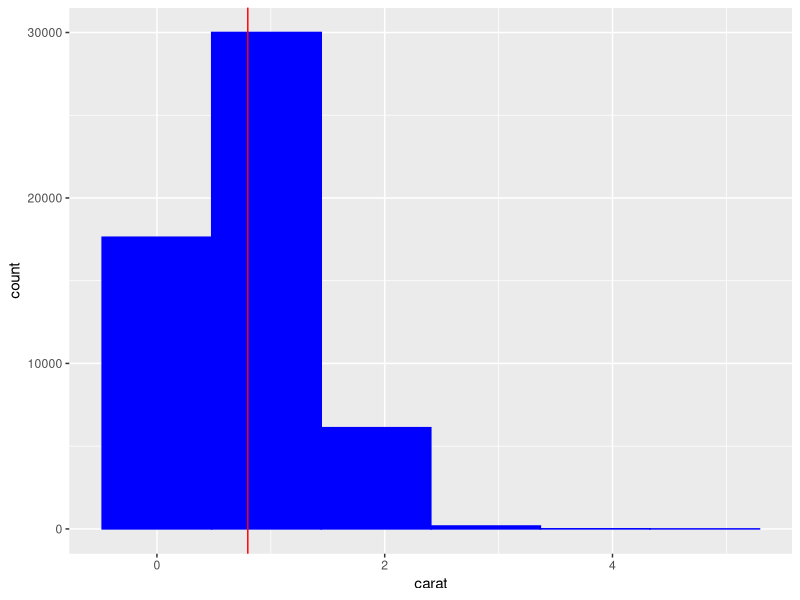
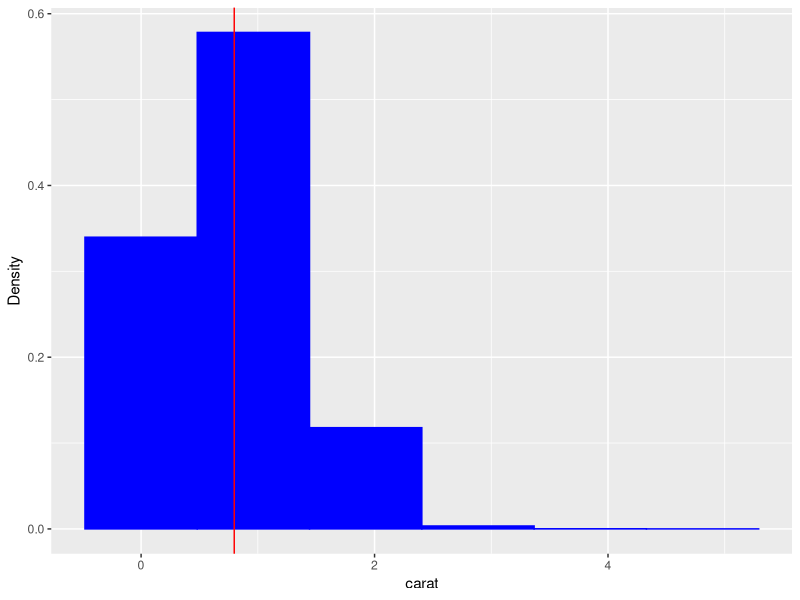
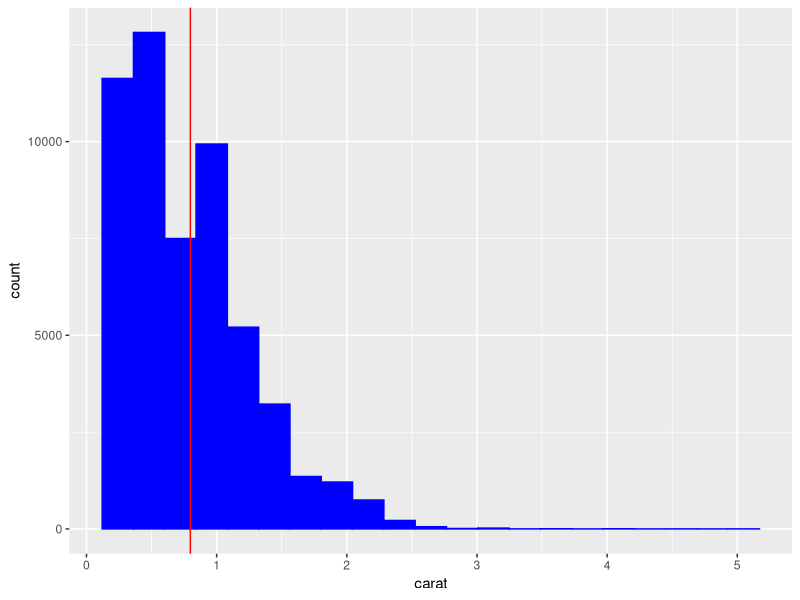
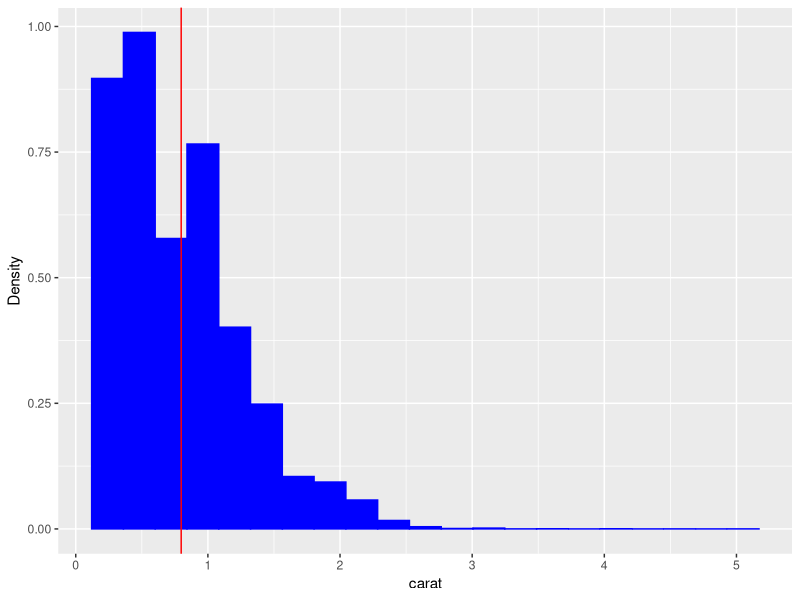
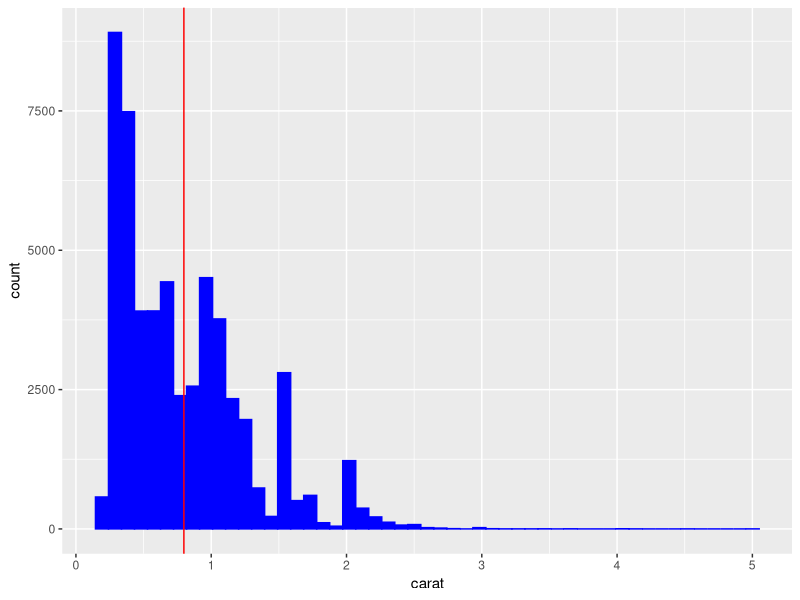
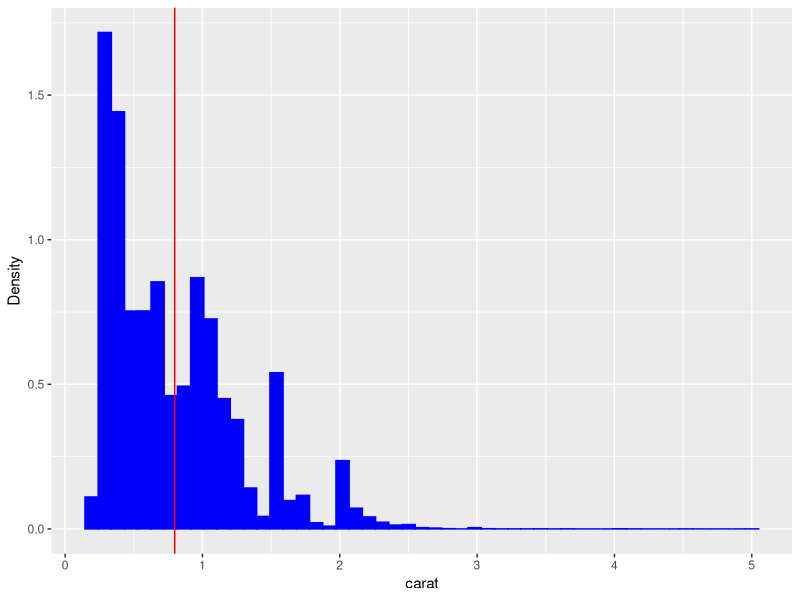
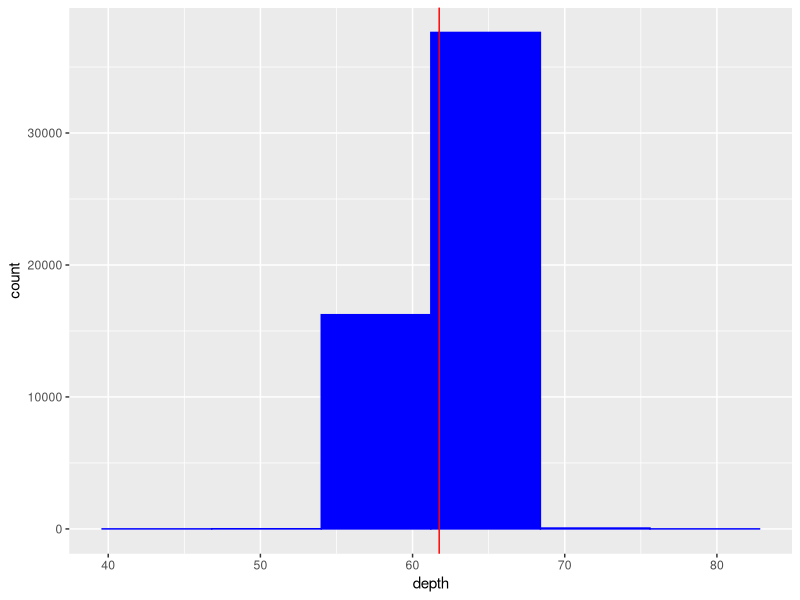
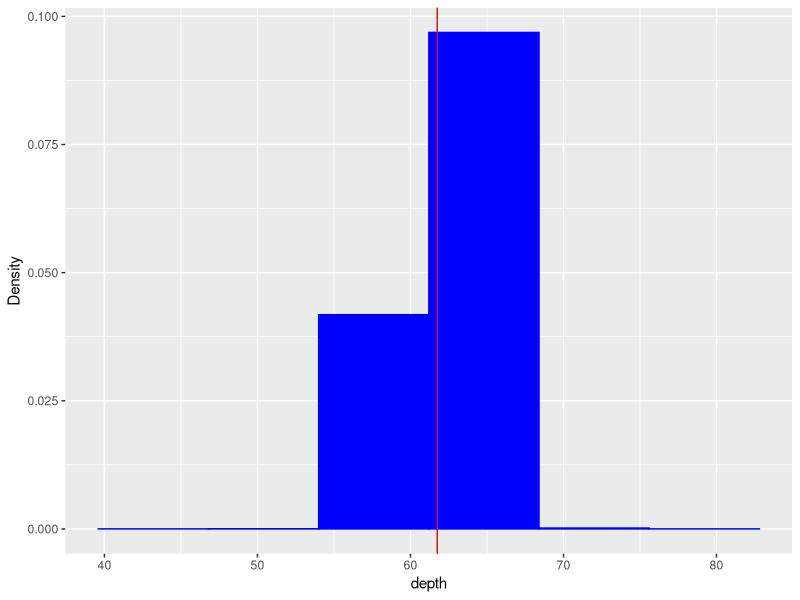

R code for these plots, in order:
## ---- chunk 1
require(grid)
require(ggplot2)
explore <- function(dataframe,bin_sizes,threshold){ #Define a function named explore with  input parameters: dataframe, bin_sizes, and threshold. Bin_sizes is the vector of sizes for the histograms. Threshold is the upper limit for the correlation coefficients. 

  varnum <- dataframe[which(lapply(dataframe, is.numeric) == TRUE)] #Define a function varnum which extract all of the numeric columns from dataframe

  varfactor <- dataframe[which(lapply(dataframe, is.factor) == TRUE)] #initial a data frame which contains all of the factor columns from dataframe

  varlog <- dataframe[which(lapply(dataframe,is.logical)==TRUE)] #Define a function varlog which extract all of the factor columns from dataframe

#question 1
if (length(varnum) > 0){ #if there are numeric columns
  for (i in 1:length(varnum)){ #for loop, go through each column in the data frame
    for (bins in 1:length(bin_sizes)){ #for loop, through each bin size in the vector
      num_bins <- (max(varnum[[i]])-min(varnum[[i]]))/bin_sizes[bins] #the number of bins based on the bin size from bin_sizes
      col_mean <- mean(varnum[[i]]) #the mean of the ith numeric column
      Num_Plot <- ggplot(varnum, aes(x=varnum[[i]]), environment=environment()) #sets varnum to be the data frame for ggplot and sets the ith column to be the x aesthetic and uses the environment parameter to work on the scoping issue.
      #Num_Plot <- Num_Plot + geom_histogram(colour='blue', fill='blue', binwidth=numbins) + labs(x=names(varnum)[[i]]) + geom_vline(xintercept=col_mean, colour='red') 
      # SW: you refer to numbins, but you define an object called num_bins. you
      # would have caught this had you tested your code.
      Num_Plot <- Num_Plot + geom_histogram(colour='blue', fill='blue', binwidth=num_bins) + labs(x=names(varnum)[[i]]) + geom_vline(xintercept=col_mean, colour='red') 
      #define the histogram. The color of the bars is made to be blue and the binwidth is made to num_bins. The label for the x axis is made to be the name of the ith numeric column. A red vertical line for the mean is added.
      print(Num_Plot) #print the histogram
      print(Num_Plot + aes(y=..density..) + labs(y="Density")) #define y aesthetic to be density and define the label of the y axis to be Density. The histogram using density is printed for each numeric column
      }
    }
  }
#question 2
if (length(varfactor) > 0){ #if there are factor columns
for (i in 1:length(varfactor)){ #for loop, throught each factor column in the data frame
  bargraph <- ggplot(varfactor,aes(x=varfactor[[i]]), environment=environment()) #draw graph about varfactor and define the ith column to be the x aesthetic and uses the environment parameter to work on the scoping issue.
  bargraph <- bargraph + geom_bar(colour="gray",fill="gray") #draw the bar graph and define the color as gray
  bargraph <- bargraph + labs(x = names(varfactor)[[i]]) #define the label of the x axis to be the name of the ith column
  print(bargraph) #print the bargraph for each factor column
}
}

if (length(varlog) > 0){ #if there are binary columns
for (i in 1:length(varlog)){ #for loop, through each binary column in the data frame
  bargraph <- ggplot(varlog, aes(x=varlog[[i]]), environment=environment()) #define varlog to be the data frame for ggplot and define the ith column to be the x aesthetic and uses the environment paramter to work on the scoping issue. 
  bargraph <- bargraph + geom_bar(colour="gray",fill="gray") #draw the bar graph and define colour as gray
  bargraph <- bargraph + labs(x = names(varlog)[[i]]) #define the label of the x axis to be the name of the ith column
  print(bargraph) #print the bargraph for each binary column
} 
}

logorfac <- function(x){ #define a function logorfac with input, x
  y <- is.logical(x) | is.factor(x) #y is defined as a bool, is.logical(x) or is.factor(x). 
  return(y) #return the TRUE or FALSE, y's value
}

var_logorfac <- dataframe[which(lapply(dataframe, logorfac) == TRUE)] #initial a data frame var_logorfac contianing the logical or factor variables from inputdf

#question 4a
tablelist <- vector(mode = "list") #initial a list called tablelist

if (length(var_logorfac) > 0 ){ #if there are logical or factor columns
for (i in 1:length(var_logorfac)){ #for loop, through each binary or factor column in the data frame
  freq_table <- table(var_logorfac[[i]]) #intial a frequency table for the ith column and names the table freq_table
  tablelist[[i]] <- freq_table #add freq_table as the ith element of the tablelist
}
}

#question 4bi
summarylist <- vector(mode="list") #initial a list called summarylist

if (length(varnum) > 0){ #if there are numeric columns
for (i in 1:length(varnum)){ #for loop, throught each numeric column in the data frame
  summarytable <- summary(varnum[[i]]) #initial a summary statistics table for the ith columns and names the table summarytable
  summarylist[[i]] <- summarytable #add summarytable as the ith element of summarylist
}

corr_a <- cor(varnum, method="pearson") #initial a matrix of the pearson correlation coefficients

r_square <- NULL #initial a variable r_squre with value, NULL
rsq_names <- NULL #initial a variable rsq_names with value, NULL
corr_list <- NULL #initial a variable corr_list with value, NULL
corr_names <- NULL #initial a variable corr_names with value, NULL

len <- length(corr_a[1,]) #calculate the length of the first row of the corr_a matrix

#question 4bii
for (i in 1:(len-1)){ #for loop, through the first member of each pair of numeric variables, endding at the last two column
  for (j in (i+1):len){ #for loop, through the second member of each pair of numeric variables, starting at the column after i and endding at the last column. 
    pair_name <- paste(names(corr_a[,1])[[i]],names(corr_a[1,])[[j]],sep="-") #initial a string with the ith column name and the jth column name seperated by "-"" 
    rsq_names <- c(rsq_names, pair_name) #add the pair_name string as an element to the rsq_names vector

    #question 3
    r_square <- c(r_square, corr_a[i,j]^2) #add the r-square value from the ith row and jth column as an element to the r_square vector

    #question 4biii
     if (corr_a[i,j] > threshold) { #if the correlation coefficient is greater than the threshold
      corr_names <- c(corr_names, pair_name) #add the pair_name string as an element to the corr_names vector
      corr_list <- c(corr_list, corr_a[i,j]) #add the correlation coeffiecient from the ith row and jth column as an element to the corr_list vector 
      }
  }
}

rsq_df <- data.frame(cbind(rsq_names, r_square)) #initial a data frame from the rsq_names and r_squared vectors
names(rsq_df)[1] <- "Pair" #define the name of the first column in the rsq_df data frame to be "Pair"
names(rsq_df)[2] <- "R-Square Value" #define the name of the second column in the rsq_df data frame to be "R-Square Value"
corr_df <- data.frame(cbind(corr_names, corr_list)) #initial a data frame from the corr_names and corr_list vectors
names(corr_df)[1] <- "Pair" #define the name of the first column in the corr_df data frame to be "Pair"
names(corr_df)[2] <- "Correlation Coefficient" #define the name of the second column in the corr_df data frame to be "Correlation Coefficient"
question_4_list <- list("Frequency_tables"=tablelist, "Summary_tables"=summarylist, "R-square"=rsq_df, "Correlation"=corr_df) #initial a list of the tablelist, summarylist, rsq_df, and corr_df

print(question_4_list) #return the question_4_list
}

}

require(ggplot2) #load the ggplot2 package to use the diamonds data frame

#add the logical column to the diamonds data frame
rowc <- nrow(mtcars) #initial the rowc variable with the number of rows in the mtcars data frame
rowd <- nrow(diamonds) #initial the rowd variable with the number of rows in the diamonds data frame

col <- mtcars$vs #initial the col variable to be the vs column in the mrcars data frame

col1 <- length(which(col == 1)) #initial the col1 variable to be the number of rows with a 1 in the vs column
col0 <- length(which(col == 0)) #initial the col0 variable to be the number of rows with a 0 in the vs column

a <- round(rowd*col1/rowc) #multiply the number of rows in the diamonds data frame by the number of 1s in the vs column and divides by the total number of rows in the vs column and round it
b <- round(rowd*col0/rowc) #multiply the number of rows in the diamonds data frame by the number of 0s in the vs column and divides by the total number of rows in the vs column and round it. 

tfvec <- rep(c(TRUE,FALSE),times=c(a,b)) #define a logical vector called tfvec with a TRUE rows and b FALSE rows

diamonds$logical <- tfvec #add the tfvec vector as a column to the diamonds data frame, named logical.

#question 5
explore(diamonds, c(5,20,50), 0.25) #run the explore function with diamonds with the logical column as the data frame. a vector c(5,20,50), and the corrrelation threshold, 0.25.
explore(mtcars,c(5,20,50),0.25) #explore function with mstcars as the data frame, a vector c(5,20,50), and the corrrelation threshold, 0.25.


